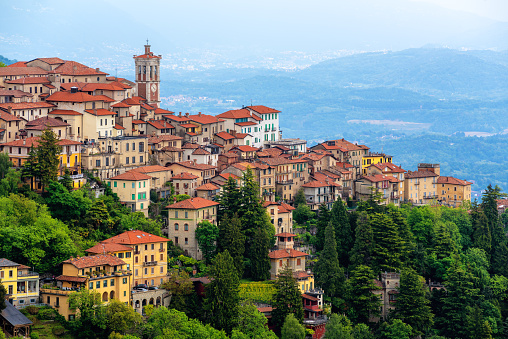
#> input picture Advanced Tests/DetectingFeatures/Photos/Varese.jpg, 508 x 339 px, found by its file name
$ python DoG_Sift.py
#> lines starting #> are read from the running program, lines starting #| are printed output that depends on the picture
'''
This code compute SIFT algorithm to detect features
SIFT will not output different results depending on the scale of the image
SIFT does not detect keypoints (which is done with the Difference of Gaussians (DoG);
instead, it describes the region surrounding them by means of a feature vector.
'''
import cv2 as cv

def SiftFeatures(img):
    gray = cv.cvtColor(img, cv.COLOR_BGR2GRAY)

    # Compute the features and descriptors of the grayscale image
    sift = cv.xfeatures2d.SIFT_create()
    keypoints, descriptors = sift.detectAndCompute(gray, None)

    # cv.DRAW_MATCHES_FLAGS_DRAW_RICH_KEYPOINT
    # In order to draw a visualization of the scale and orientation of each keypoint.
    cv.drawKeypoints(img, keypoints, img, (255, 0, 255))

    cv.imshow("SIFT", img)

if __name__ == '__main__':

    img = cv.imread('Computer_Vision\Tests\DetectingFeatures\Photos\Varese.jpg')
#> img is the input picture: shape (339, 508, 3); mean B, G, R 125.2, 132.1, 121.1

    # Resize image
    img = cv.resize(img, (600, 480), cv.INTER_AREA)
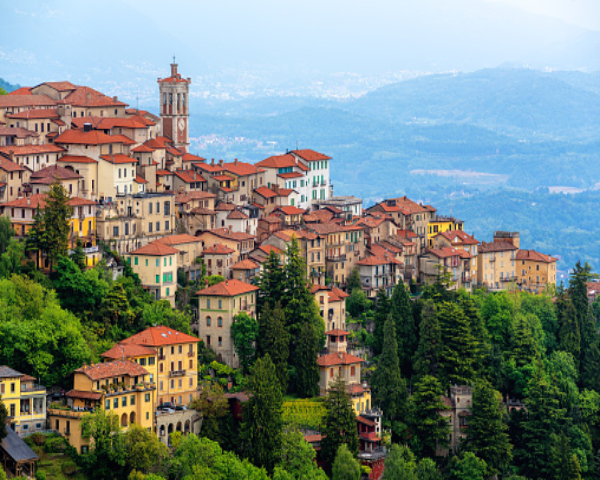
#> img: shape (480, 600, 3); mean B, G, R 125, 132, 121

    SiftFeatures(img=img)
#> in SiftFeatures, `gray = cv.cvtColor(img, cv.COLOR_BGR2GRAY)`:
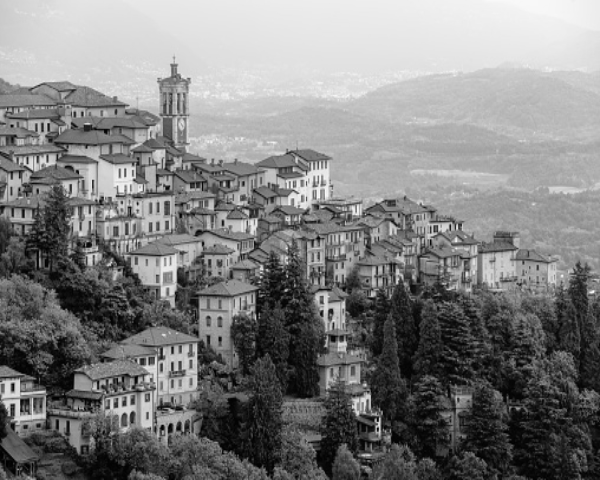
#> gray: shape (480, 600); min 0, max 251, mean 127.9
#> in SiftFeatures, `keypoints, descriptors = sift.detectAndCompute(gray, None)`: keypoints = 4410 keypoints; strongest (x, y, size): (13, 385, 2.9), (331, 311, 3.7), (162, 427, 3.1), (286, 290, 2.1)
#> in SiftFeatures, `cv.drawKeypoints(img, keypoints, img, (255, 0, 255))`:
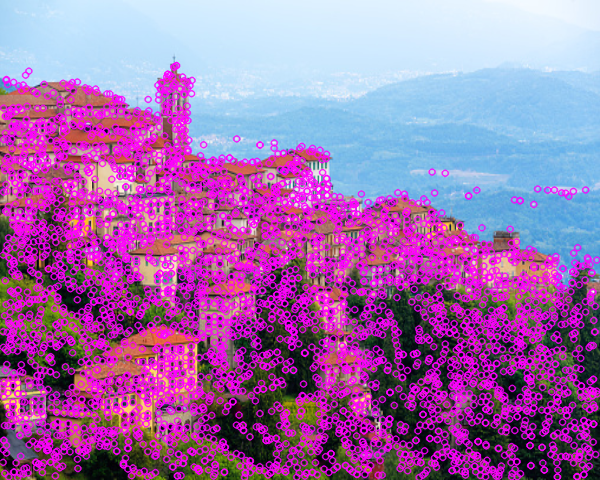
#> img: shape (480, 600, 3); mean B, G, R 170.8, 108.1, 159

    cv.waitKey(0)
    cv.destroyAllWindows()

$ run again, with Advanced Tests/DetectingFeatures/Photos/Chess_board.png saved as Advanced Tests/DetectingFeatures/Photos/Varese.jpg
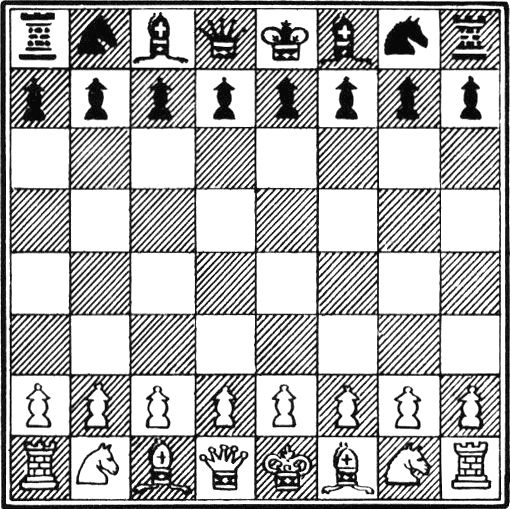
#> input picture Advanced Tests/DetectingFeatures/Photos/Chess_board.png, 510 x 509 px, found by its file name
#> img is the input picture: shape (509, 510, 3); min 0, max 255, mean 180.5
#> `img = cv.resize(img, (600, 480), cv.INTER_AREA)`:
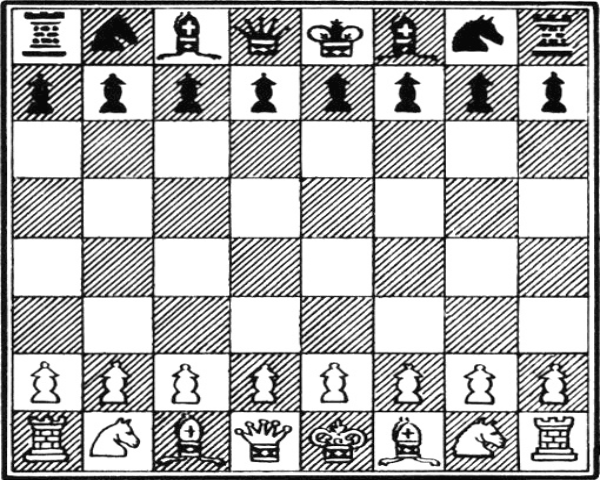
#> img: shape (480, 600, 3); min 3, max 255, mean 180.5
#> keypoints = 5320 keypoints; strongest (x, y, size): (253, 49, 2.7), (348, 454, 2.3), (188, 46, 2.9), (405, 30, 6.1)
#> in SiftFeatures, `cv.drawKeypoints(img, keypoints, img, (255, 0, 255))`:
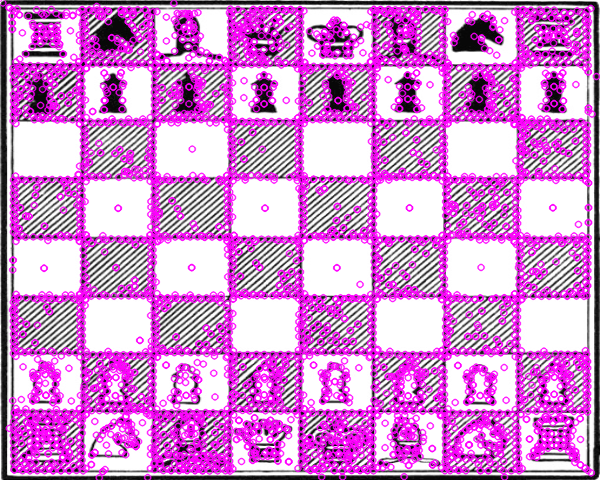
#> img: shape (480, 600, 3); mean B, G, R 209.8, 139.3, 209.8
